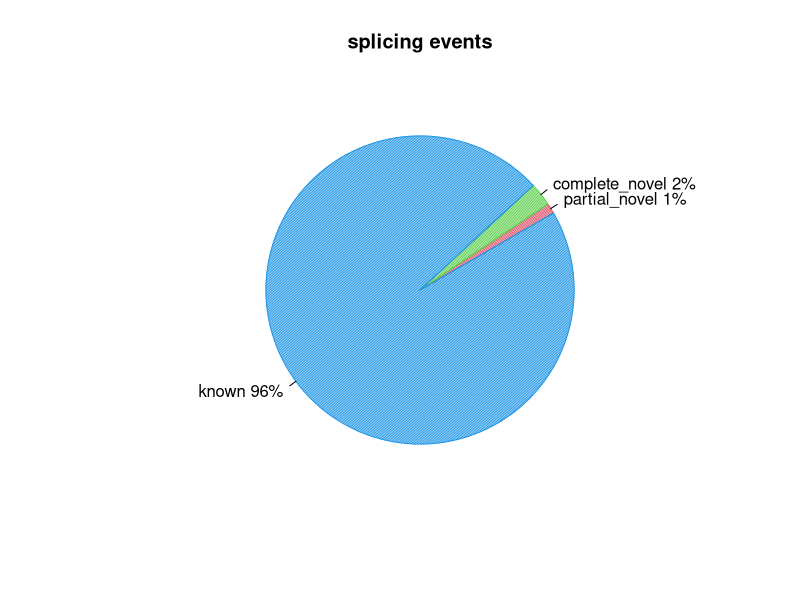
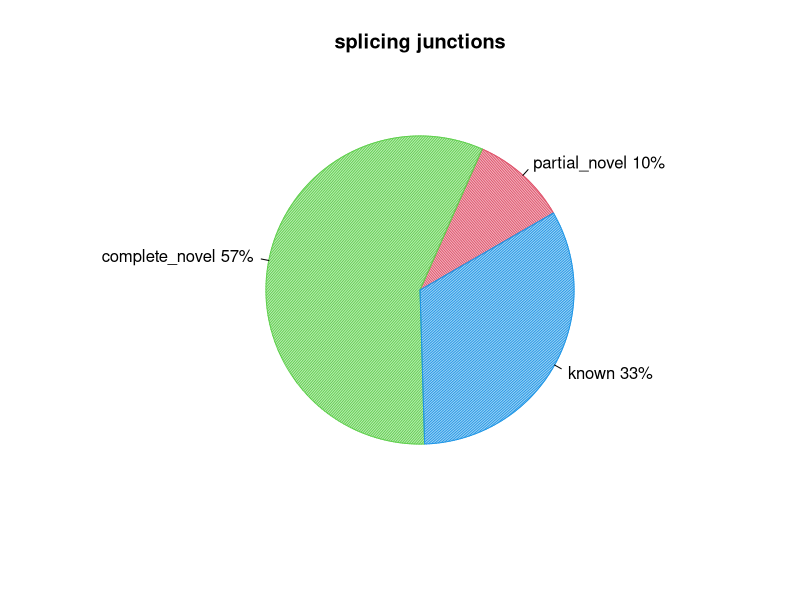

Write the R code that produced these figures, in order.
pdf("CF98440.splice_events.pdf")
events=c(1.0714681765526177,2.4534253242101514,96.39327346356033)
pie(events,col=c(2,3,4),init.angle=30,angle=c(60,120,150),density=c(70,70,70),main="splicing events",labels=c("partial_novel 1%","complete_novel 2%","known 96%"))
dev.off()
pdf("CF98440.splice_junction.pdf")
junction=c(10.048280243216263,57.0966512387694,32.85506851801434)
pie(junction,col=c(2,3,4),init.angle=30,angle=c(60,120,150),density=c(70,70,70),main="splicing junctions",labels=c("partial_novel 10%","complete_novel 57%","known 33%"))
dev.off()
